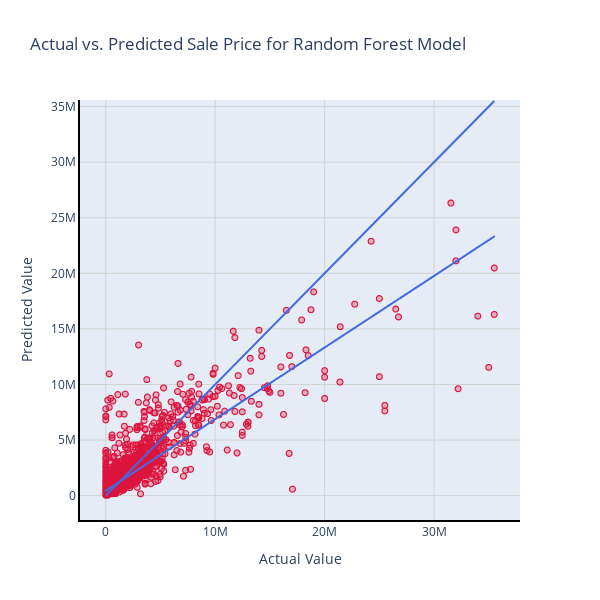

Notebook code cell kept with this figure:
### Code cell
# true vs predicted values for random forest in Plotly
fig_rf = px.scatter(
    x=y_test, y=predictions_rf,
    trendline='ols', trendline_color_override='royalblue',
    color_discrete_sequence=['crimson'],
    title="Actual vs. Predicted Sale Price for Random Forest Model",
    width=600, height=600
)
fig_rf.update_traces(marker=dict(
            color='rgba(220, 20, 60, 0.3)',
            size=6,
            line=dict(
                color='rgb(220, 20, 60)',
                width=1
            )
    )
)
fig_rf.update_layout(
    xaxis_title="Actual Value",
    yaxis_title="Predicted Value",
    legend_title="Legend Title"
)
# fig_rf.update_layout({
#     'plot_bgcolor': 'rgba(0, 0, 0, 0)',
#     'paper_bgcolor': 'rgba(0, 0, 0, 0)'}
# )
fig_rf.update_xaxes(showline=True, linewidth=2, linecolor='black',
                    showgrid=True, gridcolor='lightgray', zeroline=True,
                    zerolinecolor='lightgray', zerolinewidth=1
)
fig_rf.update_yaxes(showline=True, linewidth=2, linecolor='black',
                    showgrid=True, gridcolor='lightgray', zeroline=True,
                    zerolinecolor='lightgray', zerolinewidth=1
)
fig_rf.add_shape(type='line',
                x0=0,
                y0=0,
                x1=max(y_test),
                y1=max(y_test),
                line=dict(color='royalblue'),
                xref='x',
                yref='y'
)
fig_rf.show()

### Figure 1 — Plotly figure (JSON) as saved in the notebook; plotly's stock layout.template omitted (floating-point values rounded to 4 significant figures; data arrays with more than 128 entries replaced by an {"elided": "..."} marker saying what was removed)
{"data": [{"hovertemplate": "x=%{x}<br>y=%{y}<extra></extra>", "legendgroup": "", "marker": {"color": "rgba(220, 20, 60, 0.3)", "line": {"color": "rgb(220, 20, 60)", "width": 1}, "size": 6, "symbol": "circle"}, "mode": "markers", "name": "", "showlegend": false, "type": "scattergl", "x": {"elided": "6878 int values"}, "xaxis": "x", "y": {"elided": "6878 float values"}, "yaxis": "y"}, {"hovertemplate": "<b>OLS trendline</b><br>y = 0.644273 * x + 438099<br>R<sup>2</sup>=0.735599<br><br>x=%{x}<br>y=%{y} <b>(trend)</b><extra></extra>", "legendgroup": "", "line": {"color": "royalblue"}, "marker": {"color": "rgba(220, 20, 60, 0.3)", "line": {"color": "rgb(220, 20, 60)", "width": 1}, "size": 6, "symbol": "circle"}, "mode": "lines", "name": "", "showlegend": false, "type": "scattergl", "x": {"elided": "6878 int values"}, "xaxis": "x", "y": {"elided": "6878 float values"}, "yaxis": "y"}], "layout": {"height": 600, "legend": {"title": {"text": "Legend Title"}, "tracegroupgap": 0}, "shapes": [{"line": {"color": "royalblue"}, "type": "line", "x0": 0, "x1": 35500000, "xref": "x", "y0": 0, "y1": 35500000, "yref": "y"}], "title": {"text": "Actual vs. Predicted Sale Price for Random Forest Model"}, "width": 600, "xaxis": {"anchor": "y", "domain": [0, 1], "gridcolor": "lightgray", "linecolor": "black", "linewidth": 2, "showgrid": true, "showline": true, "title": {"text": "Actual Value"}, "zeroline": true, "zerolinecolor": "lightgray", "zerolinewidth": 1}, "yaxis": {"anchor": "x", "domain": [0, 1], "gridcolor": "lightgray", "linecolor": "black", "linewidth": 2, "showgrid": true, "showline": true, "title": {"text": "Predicted Value"}, "zeroline": true, "zerolinecolor": "lightgray", "zerolinewidth": 1}}}
